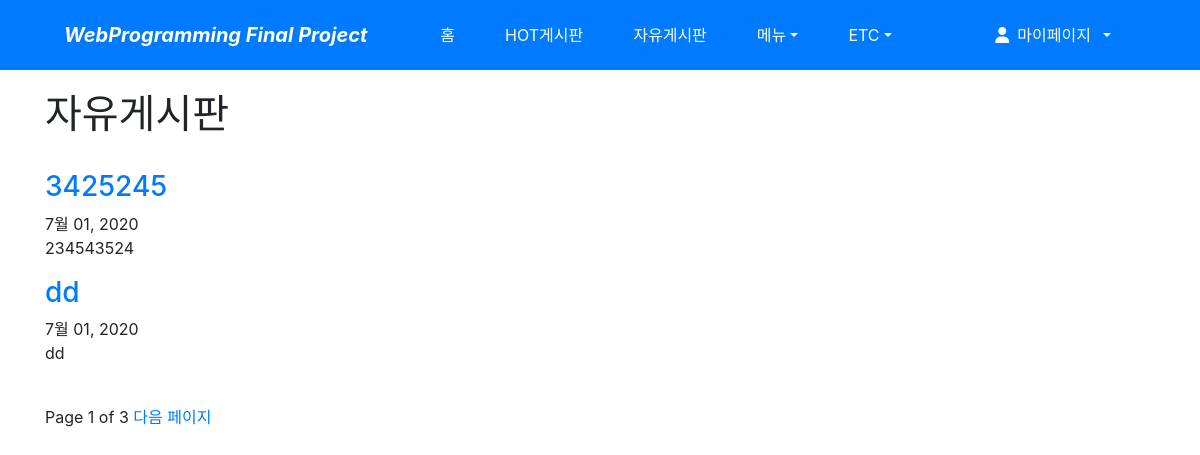
Screenshot of /blog/ with the database file from the repository.
### blog/models.py (models this page shows, shortened)
class Post(models.Model):
    title = models.CharField(verbose_name='TITLE', max_length=50)
    slug = models.SlugField('SLUG', unique=True, allow_unicode=True, help_text='one word for title alias.')
    description = models.CharField('DESCRIPTION', max_length=100, blank=True, help_text='simple description text.')
    content = models.TextField('CONTENT')
    create_dt = models.DateTimeField('CREATE DATE', auto_now_add=True)
    modify_dt = models.DateTimeField('MODIFY DATE', auto_now=True)
    tags = TaggableManager(blank=True)
    owner = models.ForeignKey(User, on_delete=models.CASCADE, verbose_name='OWNER', blank=True, null=True)
    class Meta:
        verbose_name = 'post'
        verbose_name_plural = 'posts'
        db_table = 'blog_posts'
        ordering = ('-modify_dt',)
    def get_absolute_url(self):
        return reverse('blog:post_detail', args=(self.slug,))

### blog/views.py (the view)
# urls.py: path('', views.PostLV.as_view(), name='index'),
class PostLV(ListView):
    model = Post
    template_name = 'blog/post_all.html'
    context_object_name = 'posts'
    paginate_by = 2

### blog/templates/blog/post_all.html (shortened to what this page needs)
{% extends "base.html" %}
{% block content %}
<h1>자유게시판</h1>
<br>
{% for post in posts %}
    <h3><a href="{{ post.get_absolute_url }}">{{ post.title }}</a></h3>
    {{ post.modify_dt|date:"N d, Y" }}
    <p>{{ post.description }}</p>
{% endfor %}
<br>
<div>
    <span>
        Page {{ page_obj.number }} of {{ page_obj.paginator.num_pages }}
        {% if page_obj.has_next %}
            <a href="?page={{ page_obj.next_page_number }}">다음 페이지</a>
        {% endif %}
    </span>
</div>
{% endblock %}

### rows the page displays
Post: title "3425245", modify_dt "7월 01, 2020", description "234543524"
Post: title "dd", modify_dt "7월 01, 2020", description "dd"

### other values shown
{{ page_obj.number }} "1"
{{ page_obj.paginator.num_pages }} "3"
